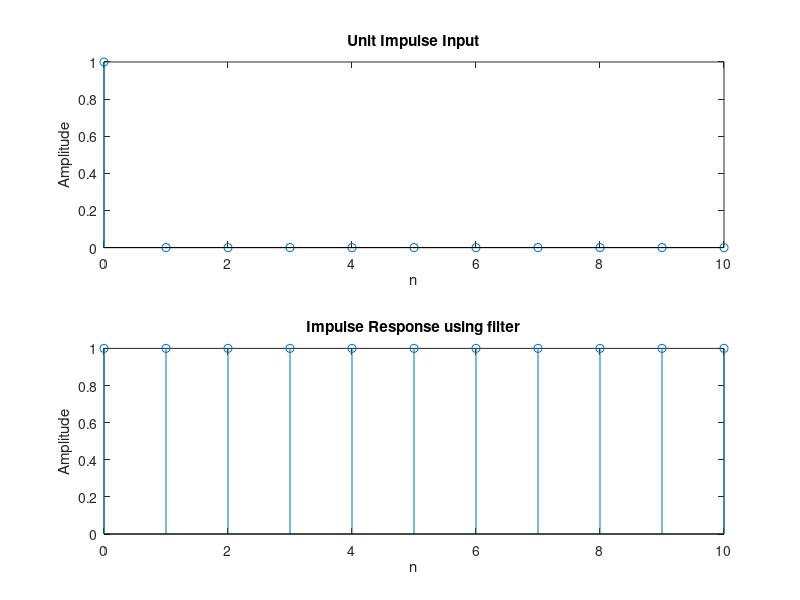
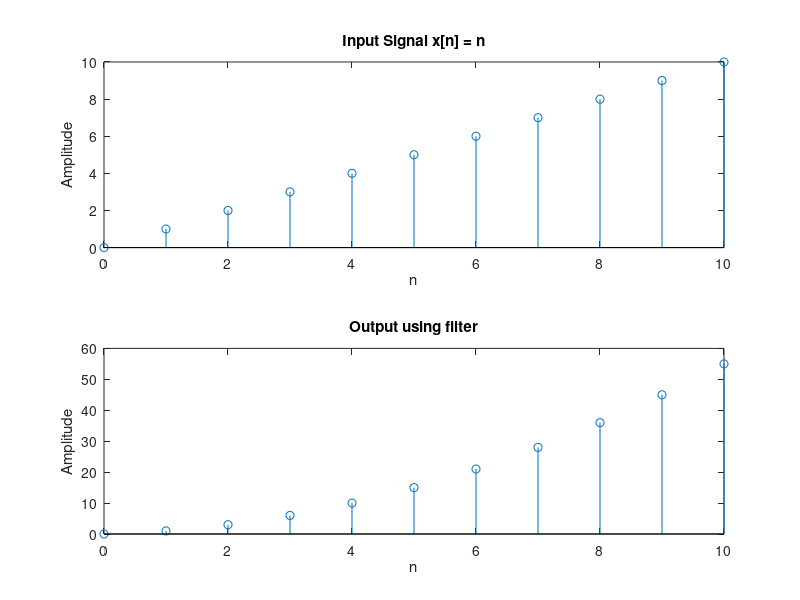
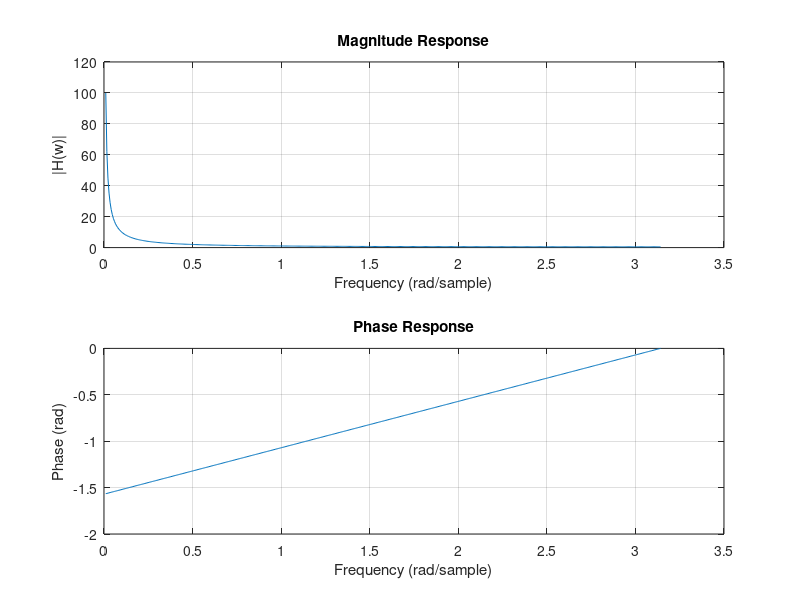

Write the MATLAB code that produced these figures, in order.
% Experiment 6: Response of a System using filter and Frequency Response
% System: y[n] - y[n-1] = x[n]
clc;
clear all;
close all;

b = 1;                               % Numerator coefficients
a = [1 -1];                          % Denominator coefficients
n = 0:10;

% Part 1: Impulse response (unit impulse applied to filter)
x_imp = [1, zeros(1,length(n)-1)];
h = filter(b,a,x_imp);

figure;
subplot(2,1,1);
stem(n,x_imp);
title('Unit Impulse Input');
xlabel('n');
ylabel('Amplitude');
subplot(2,1,2);
stem(n,h);
title('Impulse Response using filter');
xlabel('n');
ylabel('Amplitude');

% Part 2: Response to a ramp input x[n] = n
y = filter(b,a,n);

figure;
subplot(2,1,1);
stem(n,n);
title('Input Signal x[n] = n');
xlabel('n');
ylabel('Amplitude');
subplot(2,1,2);
stem(n,y);
title('Output using filter');
xlabel('n');
ylabel('Amplitude');

% Part 3: Frequency response H(w) = B(e^jw) / A(e^jw)
w = linspace(0.01,pi,512);            
kb = 0:length(b)-1;
ka = 0:length(a)-1;
H = (b*exp(-1i*kb.'*w)) ./ (a*exp(-1i*ka.'*w));

figure;
subplot(2,1,1);
plot(w,abs(H));
title('Magnitude Response');
xlabel('Frequency (rad/sample)');
ylabel('|H(w)|');
grid on;
subplot(2,1,2);
plot(w,angle(H));
title('Phase Response');
xlabel('Frequency (rad/sample)');
ylabel('Phase (rad)');
grid on;
